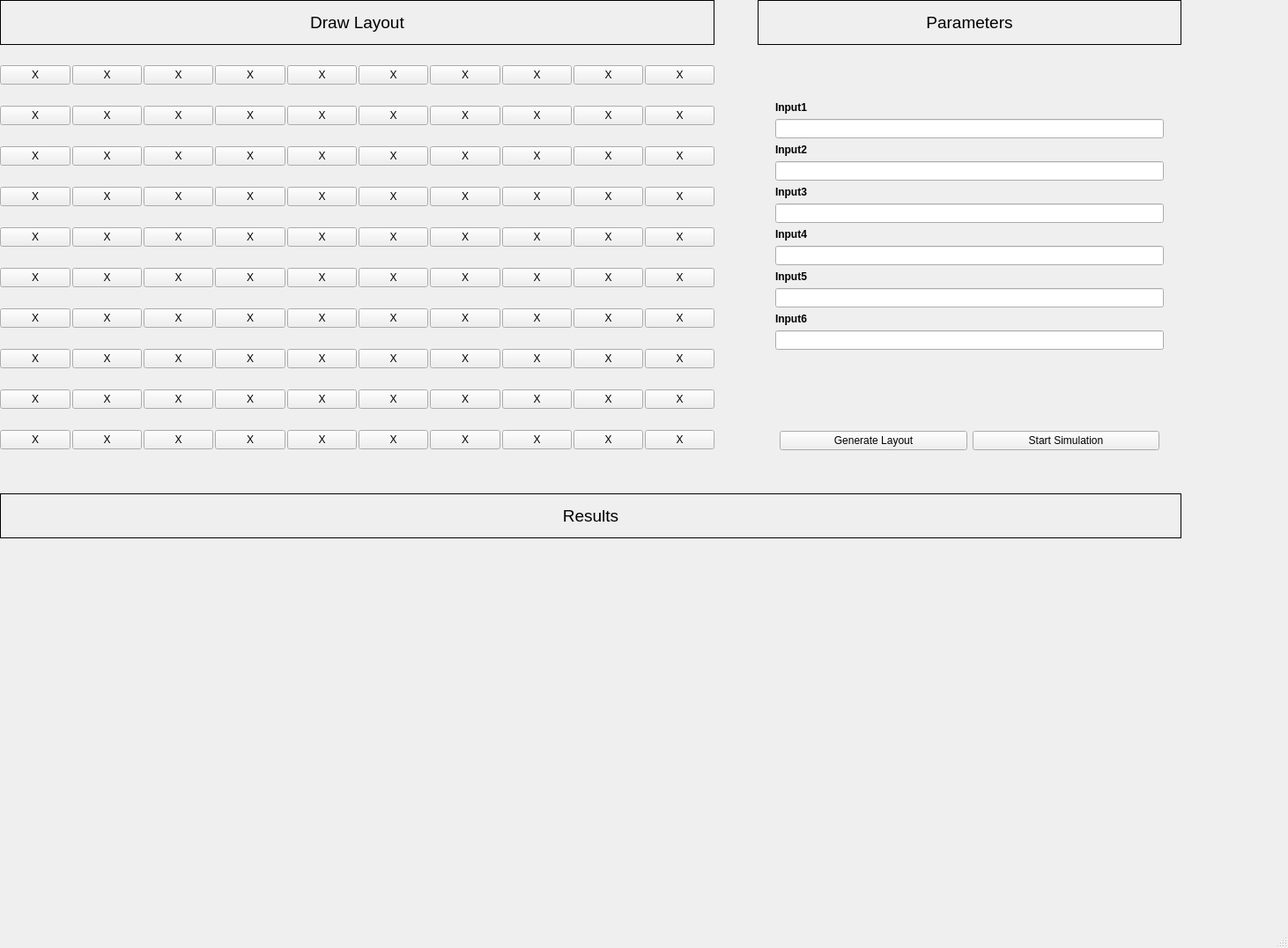
<?xml version="1.0" encoding="UTF-8"?>
<ui version="4.0">
 <class>MainWindow</class>
 <widget class="QMainWindow" name="MainWindow">
  <property name="geometry">
   <rect>
    <x>0</x>
    <y>0</y>
    <width>1462</width>
    <height>1076</height>
   </rect>
  </property>
  <property name="windowTitle">
   <string>MainWindow</string>
  </property>
  <widget class="QWidget" name="centralwidget">
   <widget class="QLabel" name="label">
    <property name="geometry">
     <rect>
      <x>0</x>
      <y>0</y>
      <width>811</width>
      <height>51</height>
     </rect>
    </property>
    <property name="font">
     <font>
      <pointsize>14</pointsize>
     </font>
    </property>
    <property name="frameShape">
     <enum>QFrame::Panel</enum>
    </property>
    <property name="frameShadow">
     <enum>QFrame::Plain</enum>
    </property>
    <property name="text">
     <string>Draw Layout</string>
    </property>
    <property name="alignment">
     <set>Qt::AlignCenter</set>
    </property>
   </widget>
   <widget class="QLabel" name="label_7">
    <property name="geometry">
     <rect>
      <x>860</x>
      <y>0</y>
      <width>481</width>
      <height>51</height>
     </rect>
    </property>
    <property name="font">
     <font>
      <pointsize>14</pointsize>
     </font>
    </property>
    <property name="frameShape">
     <enum>QFrame::Panel</enum>
    </property>
    <property name="frameShadow">
     <enum>QFrame::Plain</enum>
    </property>
    <property name="text">
     <string>Parameters</string>
    </property>
    <property name="alignment">
     <set>Qt::AlignCenter</set>
    </property>
   </widget>
   <widget class="QWidget" name="horizontalLayoutWidget">
    <property name="geometry">
     <rect>
      <x>860</x>
      <y>460</y>
      <width>481</width>
      <height>81</height>
     </rect>
    </property>
    <layout class="QHBoxLayout" name="horizontalLayout_3">
     <property name="leftMargin">
      <number>25</number>
     </property>
     <property name="rightMargin">
      <number>25</number>
     </property>
     <item>
      <widget class="QPushButton" name="pushButton_101">
       <property name="text">
        <string>Generate Layout</string>
       </property>
      </widget>
     </item>
     <item>
      <widget class="QPushButton" name="pushButton_102">
       <property name="text">
        <string>Start Simulation</string>
       </property>
      </widget>
     </item>
    </layout>
   </widget>
   <widget class="QWidget" name="horizontalLayoutWidget_2">
    <property name="geometry">
     <rect>
      <x>-1</x>
      <y>609</y>
      <width>1341</width>
      <height>381</height>
     </rect>
    </property>
    <layout class="QHBoxLayout" name="horizontalLayout_4">
     <item>
      <widget class="QLabel" name="label_9">
       <property name="text">
        <string/>
       </property>
       <property name="pixmap">
        <pixmap>../../Desktop/chart01.jpeg</pixmap>
       </property>
       <property name="scaledContents">
        <bool>false</bool>
       </property>
       <property name="alignment">
        <set>Qt::AlignLeading|Qt::AlignLeft|Qt::AlignVCenter</set>
       </property>
       <property name="margin">
        <number>25</number>
       </property>
      </widget>
     </item>
     <item>
      <widget class="QLabel" name="label_10">
       <property name="text">
        <string/>
       </property>
       <property name="pixmap">
        <pixmap>../../Desktop/chart01.jpeg</pixmap>
       </property>
       <property name="alignment">
        <set>Qt::AlignRight|Qt::AlignTrailing|Qt::AlignVCenter</set>
       </property>
       <property name="margin">
        <number>25</number>
       </property>
      </widget>
     </item>
    </layout>
   </widget>
   <widget class="QLabel" name="label_8">
    <property name="geometry">
     <rect>
      <x>0</x>
      <y>560</y>
      <width>1341</width>
      <height>51</height>
     </rect>
    </property>
    <property name="font">
     <font>
      <pointsize>14</pointsize>
     </font>
    </property>
    <property name="frameShape">
     <enum>QFrame::Panel</enum>
    </property>
    <property name="frameShadow">
     <enum>QFrame::Plain</enum>
    </property>
    <property name="text">
     <string>Results</string>
    </property>
    <property name="alignment">
     <set>Qt::AlignCenter</set>
    </property>
   </widget>
   <widget class="QWidget" name="">
    <property name="geometry">
     <rect>
      <x>860</x>
      <y>50</y>
      <width>481</width>
      <height>411</height>
     </rect>
    </property>
    <layout class="QFormLayout" name="formLayout">
     <property name="rowWrapPolicy">
      <enum>QFormLayout::WrapAllRows</enum>
     </property>
     <property name="labelAlignment">
      <set>Qt::AlignCenter</set>
     </property>
     <property name="formAlignment">
      <set>Qt::AlignCenter</set>
     </property>
     <property name="leftMargin">
      <number>20</number>
     </property>
     <property name="topMargin">
      <number>0</number>
     </property>
     <property name="rightMargin">
      <number>20</number>
     </property>
     <item row="0" column="0">
      <widget class="QLabel" name="label1">
       <property name="font">
        <font>
         <weight>75</weight>
         <bold>true</bold>
        </font>
       </property>
       <property name="text">
        <string>Input1</string>
       </property>
      </widget>
     </item>
     <item row="0" column="1">
      <widget class="QLineEdit" name="lineEdit1">
       <property name="sizePolicy">
        <sizepolicy hsizetype="Expanding" vsizetype="Expanding">
         <horstretch>0</horstretch>
         <verstretch>0</verstretch>
        </sizepolicy>
       </property>
      </widget>
     </item>
     <item row="1" column="0">
      <widget class="QLabel" name="label_2">
       <property name="font">
        <font>
         <weight>75</weight>
         <bold>true</bold>
        </font>
       </property>
       <property name="text">
        <string>Input2</string>
       </property>
      </widget>
     </item>
     <item row="1" column="1">
      <widget class="QLineEdit" name="lineEdit_2"/>
     </item>
     <item row="2" column="0">
      <widget class="QLabel" name="label_3">
       <property name="font">
        <font>
         <weight>75</weight>
         <bold>true</bold>
        </font>
       </property>
       <property name="text">
        <string>Input3</string>
       </property>
      </widget>
     </item>
     <item row="2" column="1">
      <widget class="QLineEdit" name="lineEdit_3"/>
     </item>
     <item row="3" column="0">
      <widget class="QLabel" name="label_4">
       <property name="font">
        <font>
         <weight>75</weight>
         <bold>true</bold>
        </font>
       </property>
       <property name="text">
        <string>Input4</string>
       </property>
      </widget>
     </item>
     <item row="3" column="1">
      <widget class="QLineEdit" name="lineEdit_4"/>
     </item>
     <item row="4" column="0">
      <widget class="QLabel" name="label_5">
       <property name="font">
        <font>
         <weight>75</weight>
         <bold>true</bold>
        </font>
       </property>
       <property name="text">
        <string>Input5</string>
       </property>
      </widget>
     </item>
     <item row="4" column="1">
      <widget class="QLineEdit" name="lineEdit_5"/>
     </item>
     <item row="5" column="0">
      <widget class="QLabel" name="label_6">
       <property name="font">
        <font>
         <weight>75</weight>
         <bold>true</bold>
        </font>
       </property>
       <property name="text">
        <string>Input6</string>
       </property>
      </widget>
     </item>
     <item row="5" column="1">
      <widget class="QLineEdit" name="lineEdit_6"/>
     </item>
    </layout>
   </widget>
   <widget class="QWidget" name="">
    <property name="geometry">
     <rect>
      <x>0</x>
      <y>50</y>
      <width>811</width>
      <height>491</height>
     </rect>
    </property>
    <layout class="QGridLayout" name="gridLayout_2">
     <property name="horizontalSpacing">
      <number>2</number>
     </property>
     <property name="verticalSpacing">
      <number>0</number>
     </property>
     <item row="0" column="0">
      <widget class="QPushButton" name="pushButton">
       <property name="text">
        <string>X</string>
       </property>
      </widget>
     </item>
     <item row="0" column="1">
      <widget class="QPushButton" name="pushButton_2">
       <property name="text">
        <string>X</string>
       </property>
      </widget>
     </item>
     <item row="0" column="2">
      <widget class="QPushButton" name="pushButton_3">
       <property name="text">
        <string>X</string>
       </property>
      </widget>
     </item>
     <item row="0" column="3">
      <widget class="QPushButton" name="pushButton_4">
       <property name="text">
        <string>X</string>
       </property>
      </widget>
     </item>
     <item row="0" column="4">
      <widget class="QPushButton" name="pushButton_5">
       <property name="text">
        <string>X</string>
       </property>
      </widget>
     </item>
     <item row="0" column="5">
      <widget class="QPushButton" name="pushButton_7">
       <property name="text">
        <string>X</string>
       </property>
      </widget>
     </item>
     <item row="0" column="6">
      <widget class="QPushButton" name="pushButton_6">
       <property name="text">
        <string>X</string>
       </property>
      </widget>
     </item>
     <item row="0" column="7">
      <widget class="QPushButton" name="pushButton_8">
       <property name="text">
        <string>X</string>
       </property>
      </widget>
     </item>
     <item row="0" column="8">
      <widget class="QPushButton" name="pushButton_9">
       <property name="text">
        <string>X</string>
       </property>
      </widget>
     </item>
     <item row="0" column="9">
      <widget class="QPushButton" name="pushButton_10">
       <property name="text">
        <string>X</string>
       </property>
      </widget>
     </item>
     <item row="1" column="0">
      <widget class="QPushButton" name="pushButton_15">
       <property name="text">
        <string>X</string>
       </property>
      </widget>
     </item>
     <item row="1" column="1">
      <widget class="QPushButton" name="pushButton_19">
       <property name="text">
        <string>X</string>
       </property>
      </widget>
     </item>
     <item row="1" column="2">
      <widget class="QPushButton" name="pushButton_16">
       <property name="text">
        <string>X</string>
       </property>
      </widget>
     </item>
     <item row="1" column="3">
      <widget class="QPushButton" name="pushButton_11">
       <property name="text">
        <string>X</string>
       </property>
      </widget>
     </item>
     <item row="1" column="4">
      <widget class="QPushButton" name="pushButton_17">
       <property name="text">
        <string>X</string>
       </property>
      </widget>
     </item>
     <item row="1" column="5">
      <widget class="QPushButton" name="pushButton_12">
       <property name="text">
        <string>X</string>
       </property>
      </widget>
     </item>
     <item row="1" column="6">
      <widget class="QPushButton" name="pushButton_14">
       <property name="text">
        <string>X</string>
       </property>
      </widget>
     </item>
     <item row="1" column="7">
      <widget class="QPushButton" name="pushButton_20">
       <property name="text">
        <string>X</string>
       </property>
      </widget>
     </item>
     <item row="1" column="8">
      <widget class="QPushButton" name="pushButton_13">
       <property name="text">
        <string>X</string>
       </property>
      </widget>
     </item>
     <item row="1" column="9">
      <widget class="QPushButton" name="pushButton_18">
       <property name="text">
        <string>X</string>
       </property>
      </widget>
     </item>
     <item row="2" column="0">
      <widget class="QPushButton" name="pushButton_25">
       <property name="text">
        <string>X</string>
       </property>
      </widget>
     </item>
     <item row="2" column="1">
      <widget class="QPushButton" name="pushButton_29">
       <property name="text">
        <string>X</string>
       </property>
      </widget>
     </item>
     <item row="2" column="2">
      <widget class="QPushButton" name="pushButton_26">
       <property name="text">
        <string>X</string>
       </property>
      </widget>
     </item>
     <item row="2" column="3">
      <widget class="QPushButton" name="pushButton_21">
       <property name="text">
        <string>X</string>
       </property>
      </widget>
     </item>
     <item row="2" column="4">
      <widget class="QPushButton" name="pushButton_27">
       <property name="text">
        <string>X</string>
       </property>
      </widget>
     </item>
     <item row="2" column="5">
      <widget class="QPushButton" name="pushButton_22">
       <property name="text">
        <string>X</string>
       </property>
      </widget>
     </item>
     <item row="2" column="6">
      <widget class="QPushButton" name="pushButton_24">
       <property name="text">
        <string>X</string>
       </property>
      </widget>
     </item>
     <item row="2" column="7">
      <widget class="QPushButton" name="pushButton_30">
       <property name="text">
        <string>X</string>
       </property>
      </widget>
     </item>
     <item row="2" column="8">
      <widget class="QPushButton" name="pushButton_23">
       <property name="text">
        <string>X</string>
       </property>
      </widget>
     </item>
     <item row="2" column="9">
      <widget class="QPushButton" name="pushButton_28">
       <property name="text">
        <string>X</string>
       </property>
      </widget>
     </item>
     <item row="3" column="0">
      <widget class="QPushButton" name="pushButton_35">
       <property name="text">
        <string>X</string>
       </property>
      </widget>
     </item>
     <item row="3" column="1">
      <widget class="QPushButton" name="pushButton_39">
       <property name="text">
        <string>X</string>
       </property>
      </widget>
     </item>
     <item row="3" column="2">
      <widget class="QPushButton" name="pushButton_36">
       <property name="text">
        <string>X</string>
       </property>
      </widget>
     </item>
     <item row="3" column="3">
      <widget class="QPushButton" name="pushButton_31">
       <property name="text">
        <string>X</string>
       </property>
      </widget>
     </item>
     <item row="3" column="4">
      <widget class="QPushButton" name="pushButton_37">
       <property name="text">
        <string>X</string>
       </property>
      </widget>
     </item>
     <item row="3" column="5">
      <widget class="QPushButton" name="pushButton_32">
       <property name="text">
        <string>X</string>
       </property>
      </widget>
     </item>
     <item row="3" column="6">
      <widget class="QPushButton" name="pushButton_34">
       <property name="text">
        <string>X</string>
       </property>
      </widget>
     </item>
     <item row="3" column="7">
      <widget class="QPushButton" name="pushButton_40">
       <property name="text">
        <string>X</string>
       </property>
      </widget>
     </item>
     <item row="3" column="8">
      <widget class="QPushButton" name="pushButton_33">
       <property name="text">
        <string>X</string>
       </property>
      </widget>
     </item>
     <item row="3" column="9">
      <widget class="QPushButton" name="pushButton_38">
       <property name="text">
        <string>X</string>
       </property>
      </widget>
     </item>
     <item row="4" column="0">
      <widget class="QPushButton" name="pushButton_45">
       <property name="text">
        <string>X</string>
       </property>
      </widget>
     </item>
     <item row="4" column="1">
      <widget class="QPushButton" name="pushButton_49">
       <property name="text">
        <string>X</string>
       </property>
      </widget>
     </item>
     <item row="4" column="2">
      <widget class="QPushButton" name="pushButton_46">
       <property name="text">
        <string>X</string>
       </property>
      </widget>
     </item>
     <item row="4" column="3">
      <widget class="QPushButton" name="pushButton_41">
       <property name="text">
        <string>X</string>
       </property>
      </widget>
     </item>
     <item row="4" column="4">
      <widget class="QPushButton" name="pushButton_47">
       <property name="text">
        <string>X</string>
       </property>
      </widget>
     </item>
     <item row="4" column="5">
      <widget class="QPushButton" name="pushButton_42">
       <property name="text">
        <string>X</string>
       </property>
      </widget>
     </item>
     <item row="4" column="6">
      <widget class="QPushButton" name="pushButton_44">
       <property name="text">
        <string>X</string>
       </property>
      </widget>
     </item>
     <item row="4" column="7">
      <widget class="QPushButton" name="pushButton_50">
       <property name="text">
        <string>X</string>
       </property>
      </widget>
     </item>
     <item row="4" column="8">
      <widget class="QPushButton" name="pushButton_43">
       <property name="text">
        <string>X</string>
       </property>
      </widget>
     </item>
     <item row="4" column="9">
      <widget class="QPushButton" name="pushButton_48">
       <property name="text">
        <string>X</string>
       </property>
      </widget>
     </item>
     <item row="5" column="0">
      <widget class="QPushButton" name="pushButton_58">
       <property name="text">
        <string>X</string>
       </property>
      </widget>
     </item>
     <item row="5" column="1">
      <widget class="QPushButton" name="pushButton_83">
       <property name="text">
        <string>X</string>
       </property>
      </widget>
     </item>
     <item row="5" column="2">
      <widget class="QPushButton" name="pushButton_54">
       <property name="text">
        <string>X</string>
       </property>
      </widget>
     </item>
     <item row="5" column="3">
      <widget class="QPushButton" name="pushButton_62">
       <property name="text">
        <string>X</string>
       </property>
      </widget>
     </item>
     <item row="5" column="4">
      <widget class="QPushButton" name="pushButton_69">
       <property name="text">
        <string>X</string>
       </property>
      </widget>
     </item>
     <item row="5" column="5">
      <widget class="QPushButton" name="pushButton_99">
       <property name="text">
        <string>X</string>
       </property>
      </widget>
     </item>
     <item row="5" column="6">
      <widget class="QPushButton" name="pushButton_98">
       <property name="text">
        <string>X</string>
       </property>
      </widget>
     </item>
     <item row="5" column="7">
      <widget class="QPushButton" name="pushButton_57">
       <property name="text">
        <string>X</string>
       </property>
      </widget>
     </item>
     <item row="5" column="8">
      <widget class="QPushButton" name="pushButton_77">
       <property name="text">
        <string>X</string>
       </property>
      </widget>
     </item>
     <item row="5" column="9">
      <widget class="QPushButton" name="pushButton_90">
       <property name="text">
        <string>X</string>
       </property>
      </widget>
     </item>
     <item row="6" column="0">
      <widget class="QPushButton" name="pushButton_74">
       <property name="text">
        <string>X</string>
       </property>
      </widget>
     </item>
     <item row="6" column="1">
      <widget class="QPushButton" name="pushButton_64">
       <property name="text">
        <string>X</string>
       </property>
      </widget>
     </item>
     <item row="6" column="2">
      <widget class="QPushButton" name="pushButton_84">
       <property name="text">
        <string>X</string>
       </property>
      </widget>
     </item>
     <item row="6" column="3">
      <widget class="QPushButton" name="pushButton_87">
       <property name="text">
        <string>X</string>
       </property>
      </widget>
     </item>
     <item row="6" column="4">
      <widget class="QPushButton" name="pushButton_60">
       <property name="text">
        <string>X</string>
       </property>
      </widget>
     </item>
     <item row="6" column="5">
      <widget class="QPushButton" name="pushButton_81">
       <property name="text">
        <string>X</string>
       </property>
      </widget>
     </item>
     <item row="6" column="6">
      <widget class="QPushButton" name="pushButton_56">
       <property name="text">
        <string>X</string>
       </property>
      </widget>
     </item>
     <item row="6" column="7">
      <widget class="QPushButton" name="pushButton_66">
       <property name="text">
        <string>X</string>
       </property>
      </widget>
     </item>
     <item row="6" column="8">
      <widget class="QPushButton" name="pushButton_55">
       <property name="text">
        <string>X</string>
       </property>
      </widget>
     </item>
     <item row="6" column="9">
      <widget class="QPushButton" name="pushButton_88">
       <property name="text">
        <string>X</string>
       </property>
      </widget>
     </item>
     <item row="7" column="0">
      <widget class="QPushButton" name="pushButton_61">
       <property name="text">
        <string>X</string>
       </property>
      </widget>
     </item>
     <item row="7" column="1">
      <widget class="QPushButton" name="pushButton_67">
       <property name="text">
        <string>X</string>
       </property>
      </widget>
     </item>
     <item row="7" column="2">
      <widget class="QPushButton" name="pushButton_92">
       <property name="text">
        <string>X</string>
       </property>
      </widget>
     </item>
     <item row="7" column="3">
      <widget class="QPushButton" name="pushButton_52">
       <property name="text">
        <string>X</string>
       </property>
      </widget>
     </item>
     <item row="7" column="4">
      <widget class="QPushButton" name="pushButton_94">
       <property name="text">
        <string>X</string>
       </property>
      </widget>
     </item>
     <item row="7" column="5">
      <widget class="QPushButton" name="pushButton_97">
       <property name="text">
        <string>X</string>
       </property>
      </widget>
     </item>
     <item row="7" column="6">
      <widget class="QPushButton" name="pushButton_63">
       <property name="text">
        <string>X</string>
       </property>
      </widget>
     </item>
     <item row="7" column="7">
      <widget class="QPushButton" name="pushButton_65">
       <property name="text">
        <string>X</string>
       </property>
      </widget>
     </item>
     <item row="7" column="8">
      <widget class="QPushButton" name="pushButton_59">
       <property name="text">
        <string>X</string>
       </property>
      </widget>
     </item>
     <item row="7" column="9">
      <widget class="QPushButton" name="pushButton_100">
       <property name="text">
        <string>X</string>
       </property>
      </widget>
     </item>
     <item row="8" column="0">
      <widget class="QPushButton" name="pushButton_76">
       <property name="text">
        <string>X</string>
       </property>
      </widget>
     </item>
     <item row="8" column="1">
      <widget class="QPushButton" name="pushButton_70">
       <property name="text">
        <string>X</string>
       </property>
      </widget>
     </item>
     <item row="8" column="2">
      <widget class="QPushButton" name="pushButton_85">
       <property name="text">
        <string>X</string>
       </property>
      </widget>
     </item>
     <item row="8" column="3">
      <widget class="QPushButton" name="pushButton_78">
       <property name="text">
        <string>X</string>
       </property>
      </widget>
     </item>
     <item row="8" column="4">
      <widget class="QPushButton" name="pushButton_79">
       <property name="text">
        <string>X</string>
       </property>
      </widget>
     </item>
     <item row="8" column="5">
      <widget class="QPushButton" name="pushButton_96">
       <property name="text">
        <string>X</string>
       </property>
      </widget>
     </item>
     <item row="8" column="6">
      <widget class="QPushButton" name="pushButton_91">
       <property name="text">
        <string>X</string>
       </property>
      </widget>
     </item>
     <item row="8" column="7">
      <widget class="QPushButton" name="pushButton_73">
       <property name="text">
        <string>X</string>
       </property>
      </widget>
     </item>
     <item row="8" column="8">
      <widget class="QPushButton" name="pushButton_51">
       <property name="text">
        <string>X</string>
       </property>
      </widget>
     </item>
     <item row="8" column="9">
      <widget class="QPushButton" name="pushButton_72">
       <property name="text">
        <string>X</string>
       </property>
      </widget>
     </item>
     <item row="9" column="0">
      <widget class="QPushButton" name="pushButton_75">
       <property name="text">
        <string>X</string>
       </property>
      </widget>
     </item>
     <item row="9" column="1">
      <widget class="QPushButton" name="pushButton_82">
       <property name="text">
        <string>X</string>
       </property>
      </widget>
     </item>
     <item row="9" column="2">
      <widget class="QPushButton" name="pushButton_93">
       <property name="text">
        <string>X</string>
       </property>
      </widget>
     </item>
     <item row="9" column="3">
      <widget class="QPushButton" name="pushButton_53">
       <property name="text">
        <string>X</string>
       </property>
      </widget>
     </item>
     <item row="9" column="4">
      <widget class="QPushButton" name="pushButton_80">
       <property name="text">
        <string>X</string>
       </property>
      </widget>
     </item>
     <item row="9" column="5">
      <widget class="QPushButton" name="pushButton_89">
       <property name="text">
        <string>X</string>
       </property>
      </widget>
     </item>
     <item row="9" column="6">
      <widget class="QPushButton" name="pushButton_95">
       <property name="text">
        <string>X</string>
       </property>
      </widget>
     </item>
     <item row="9" column="7">
      <widget class="QPushButton" name="pushButton_68">
       <property name="text">
        <string>X</string>
       </property>
      </widget>
     </item>
     <item row="9" column="8">
      <widget class="QPushButton" name="pushButton_86">
       <property name="text">
        <string>X</string>
       </property>
      </widget>
     </item>
     <item row="9" column="9">
      <widget class="QPushButton" name="pushButton_71">
       <property name="text">
        <string>X</string>
       </property>
      </widget>
     </item>
    </layout>
   </widget>
  </widget>
  <widget class="QMenuBar" name="menubar">
   <property name="geometry">
    <rect>
     <x>0</x>
     <y>0</y>
     <width>1462</width>
     <height>21</height>
    </rect>
   </property>
  </widget>
  <widget class="QStatusBar" name="statusbar"/>
 </widget>
 <resources/>
 <connections/>
</ui>
